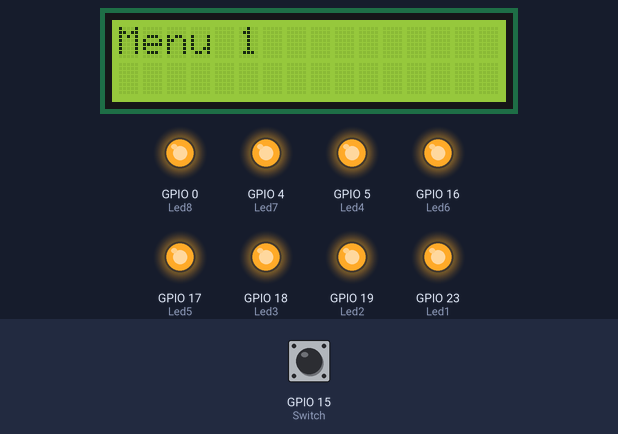
Bench run of a program on a simulated ESP32. On the bench: 16×2 character LCD, output pins drawn as LEDs (lit = HIGH). Dashed ring = blinking. Inputs (shaded band) come from the test bench; at power-on: GPIO 15 (Switch) HIGH.

Above: at 1.2 s.
1.3 s: GPIO 15 (Switch) pulled LOW for 0.15 s
At 2.1 s:
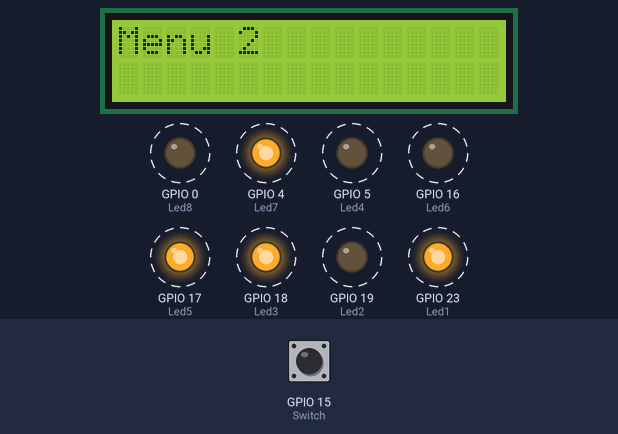
4.3 s: GPIO 15 (Switch) pulled LOW for 1 s
At 4.65 s:
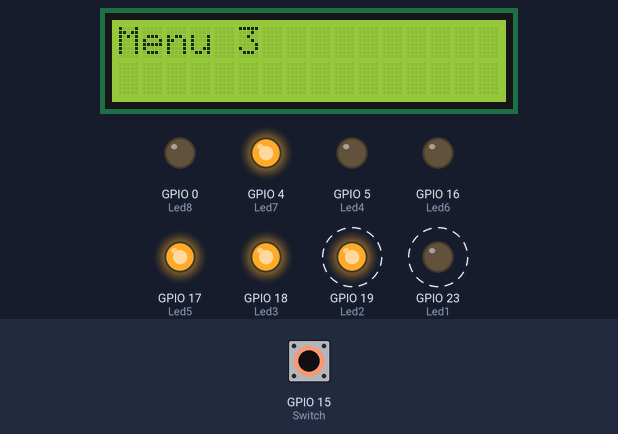
8.0 s: GPIO 15 (Switch) pulled LOW for 3.2 s
At 9.6 s:
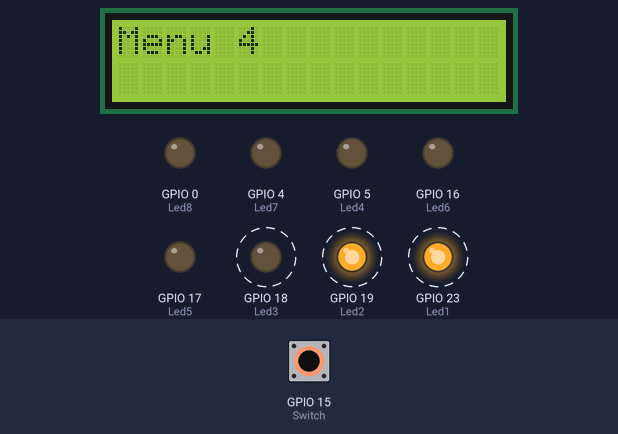
11.8 s: GPIO 15 (Switch) pulled LOW for 3.2 s
At 14.57 s:
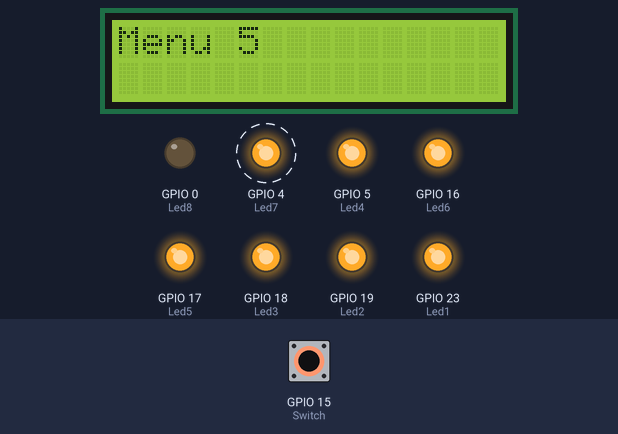
Timing chart, 0 to 16.6 s (numbered marks = the images above; inputs shaded):
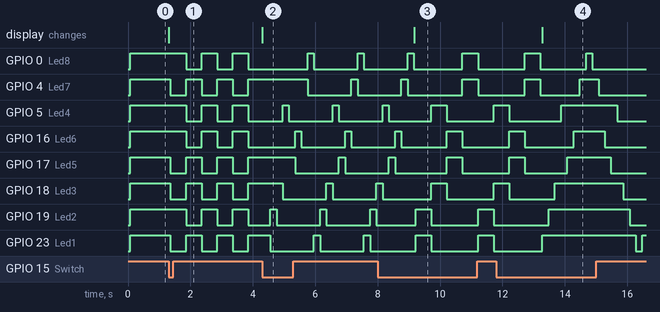

The program:

main.cpp
```cpp
#include <Arduino.h>
#include <LiquidCrystal_I2C.h>

#define I2C_SDA 21
#define I2C_SCL 22
#define Switch  15
#define Led1 23
#define Led2 19
#define Led3 18
#define Led4 5
#define Led5 17
#define Led6 16
#define Led7 4
#define Led8 0

LiquidCrystal_I2C lcd(0x27, 16, 2);

int menuIndex = 0;
const int totalMenus = 6;

int leds[] = {Led1, Led2, Led3, Led4, Led5, Led6, Led7, Led8};

void updateLCD() {
  lcd.clear();

  switch(menuIndex) {
    case 0:
      lcd.setCursor(0, 0);
      lcd.print("Menu 1");
      break;
    case 1:
      lcd.setCursor(0, 0);
      lcd.print("Menu 2");
      break;
    case 2:
      lcd.setCursor(0, 0);
      lcd.print("Menu 3");
      break;
    case 3:
      lcd.setCursor(0, 0);
      lcd.print("Menu 4");
      break;
    case 4:
      lcd.setCursor(0, 0);
      lcd.print("Menu 5");
      break;
    case 5:
      lcd.setCursor(0, 0);
      lcd.print("Menu 6");
      break;
  }
}

// ฟังก์ชันเปิด LED ทั้งหมด
void ledsOn() {
  for (int i = 0; i < 8; i++) {
    digitalWrite(leds[i], HIGH);
  }
}

// ฟังก์ชันปิด LED ทั้งหมด
void ledsOff() {
  for (int i = 0; i < 8; i++) {
    digitalWrite(leds[i], LOW);
  }
}

void ledsBlinkAlternating() {
  static unsigned long previousMillis = 0;
  unsigned long currentMillis = millis();
  const long interval = 500;

  if (currentMillis - previousMillis >= interval) {
    previousMillis = currentMillis;

    // สลับการเปิด/ปิด LED คู่/คี่
    static bool toggle = false;

    if (toggle) {
      // เปิด LED คู่ (LED1, LED3, LED5, LED7) และปิด LED คี่ (LED2, LED4, LED6, LED8)
      digitalWrite(Led1, HIGH);
      digitalWrite(Led2, LOW);
      digitalWrite(Led3, HIGH);
      digitalWrite(Led4, LOW);
      digitalWrite(Led5, HIGH);
      digitalWrite(Led6, LOW);
      digitalWrite(Led7, HIGH);
      digitalWrite(Led8, LOW);
    } else {
      // เปิด LED คี่ (LED2, LED4, LED6, LED8) และปิด LED คู่ (LED1, LED3, LED5, LED7)
      digitalWrite(Led1, LOW);
      digitalWrite(Led2, HIGH);
      digitalWrite(Led3, LOW);
      digitalWrite(Led4, HIGH);
      digitalWrite(Led5, LOW);
      digitalWrite(Led6, HIGH);
      digitalWrite(Led7, LOW);
      digitalWrite(Led8, HIGH);
    }

    toggle = !toggle;
  }
}

// ฟังก์ชันสว่างทีละดวงจาก LED1 ถึง LED8
void ledsOneByOne() {
  for (int i = 0; i < 8; i++) {
    digitalWrite(leds[i], HIGH);
    delay(200);
    digitalWrite(leds[i], LOW);
  }
}

// ฟังก์ชันเปิด LED เป็นคู่ (2 ดวงพร้อมกัน)
void ledsOnInPairs() {
  for (int i = 0; i < 8; i += 2) {
    digitalWrite(leds[i], HIGH);
    digitalWrite(leds[i + 1], HIGH);
    delay(500);
    digitalWrite(leds[i], LOW);
    digitalWrite(leds[i + 1], LOW);
  }
}
// ฟังก์ชันสว่างจาก LED1 ถึง LED8 แล้วดับจาก LED8 ถึง LED1
void ledsSweep() {

  for (int i = 0; i < 8; i++) {
    digitalWrite(leds[i], HIGH);
    delay(200);
  }


  for (int i = 7; i >= 0; i--) {
    digitalWrite(leds[i], LOW);
    delay(200);
  }
}
// ฟังก์ชันกระพริบ LED ทั้งหมดพร้อมกัน
void ledsBlinkAll() {
  static unsigned long lastMillis = 0;
  static bool ledState = false;
  unsigned long currentMillis = millis();

  if (currentMillis - lastMillis >= 500) {
    ledState = !ledState;

    for (int i = 0; i < 8; i++) {
      digitalWrite(leds[i], ledState ? HIGH : LOW);
    }

    lastMillis = currentMillis;
  }
}

void setup() {
  lcd.init(I2C_SDA, I2C_SCL);
  lcd.backlight();

  for (int i = 0; i < 8; i++) {
    pinMode(leds[i], OUTPUT);
  }

  updateLCD();
  pinMode(Switch, INPUT_PULLUP);
}

void loop() {
  static bool lastSwitchState = HIGH;
  bool switchState = digitalRead(Switch);


  if (switchState == LOW && lastSwitchState == HIGH) {
    menuIndex = (menuIndex + 1) % totalMenus;
    updateLCD();
    delay(50);
  }

  switch(menuIndex) {
    case 0:
      ledsOn();  // เมนู 1 เปิด LED ทั้งหมด
      break;
    case 1:
      ledsBlinkAlternating();  // เมนู 2 กระพริบ LED คู่/คี่ สลับกัน
      break;
    case 2:
      ledsOneByOne();  // เมนู 3 สว่างทีละดวง
      break;
    case 3:
      ledsOnInPairs();  // เมนู 4 เปิด LED คู่
      break;
    case 4:
      ledsSweep();  // เมนู 5 สว่างจากดอกแรกไปดอกสุดท้ายแล้วดับกลับ
      break;
    case 5:
      ledsBlinkAll();  // เมนู 6 กระพริบ LED ทั้งหมด
      break;
    default:
      ledsOff();
      break;
  }

  lastSwitchState = switchState;
}
```

Measured:
- after the input at 1.3 s, GPIO 0 (Led8), GPIO 5 (Led4), GPIO 16 (Led6), GPIO 19 (Led2): alternates HIGH for 0.50 s and LOW for 0.50 s, starting after 0.56 s; GPIO 4 (Led7), GPIO 17 (Led5), GPIO 18 (Led3), GPIO 23 (Led1): alternates HIGH for 0.50 s and LOW for 0.50 s, starting after 0.06 s; the display: changes at once (image 1)
- after the input at 4.3 s, GPIO 0 (Led8): alternates HIGH for 0.20 s and LOW for 1.4 s, starting after 1.5 s; GPIO 5 (Led4): alternates HIGH for 0.20 s and LOW for 1.4 s, starting after 0.66 s
- after the input at 8.0 s, GPIO 18 (Led3): LOW → HIGH after 1.7 s, → LOW 0.50 s later, → HIGH 1.5 s later; the display: changes after 1.2 s (image 3)
- after the input at 11.8 s, the display: changes after 1.5 s (image 4)
